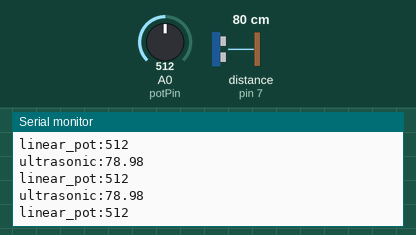
Simulated run of this sketch. Board: Arduino Uno, built with avr-gcc and run on an emulated ATmega328P. Parts: the last lines printed to the serial monitor. Wiring (inferred from the names in the program): ultrasonic range finder: trigger pin 7; echo pin 7. Inputs (shaded band) come from the test bench; at power-on: A0 (potPin) = 512, distance to the obstacle (sensor on pin 7) 80 cm. The echo pulse lasts 58.3 µs per cm.

Above: at 4.2 s.
4.3 s: A0 (potPin) set to 990
At 5.0 s:
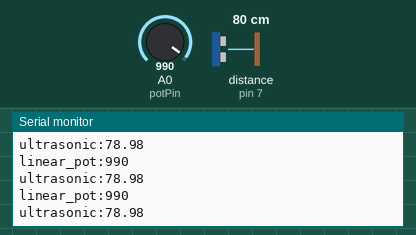
5.8 s: A0 (potPin) set to 1008
At 6.6 s:
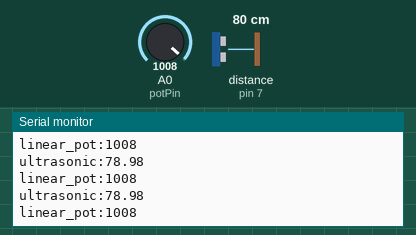
Timing chart, 0 to 8.8 s (numbered marks = the images above; inputs shaded):
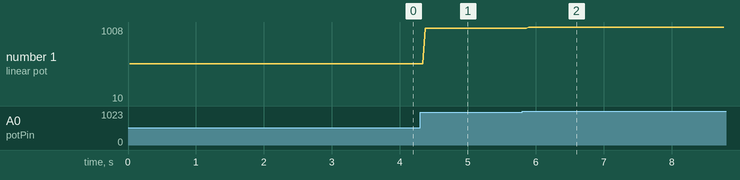

The sketch:

sketch_mar6a.ino
```cpp
const int sigPin = 7;
// Pin where the potentiometer is connected
const int potPin = A0;

// Variable to store the value
int potValue = 0;


long duration;
float distance;

void setup() {
  Serial.begin(9600);
}

void loop() {

  // Send trigger pulse
  pinMode(sigPin, OUTPUT);
  digitalWrite(sigPin, LOW);
  delayMicroseconds(2);

  digitalWrite(sigPin, HIGH);
  delayMicroseconds(10);
  digitalWrite(sigPin, LOW);

  // Read echo
  pinMode(sigPin, INPUT);
  duration = pulseIn(sigPin, HIGH);

  // Convert to distance in cm
  distance = duration * 0.034 / 2;

  Serial.print("ultrasonic");
  Serial.print(":");
  Serial.println(distance);

  potValue = analogRead(potPin);
  Serial.print("linear_pot");
  Serial.print(":");
  Serial.println(potValue);        // Send value to Serial Monitor

   // Read value from potentiometer


  delay(10);
}
```

Measured:
- the behaviour switches between 999 and 1000 on A0 (potPin) (found by bisection; images 1 and 2)
- after the input at 4.3 s, the serial monitor: prints a new line after 0.07 s (image 1)
- after the input at 5.8 s, the serial monitor: prints a new line after 0.09 s (image 2)
- plotted number 1: 512 → 990 after the input at 4.3 s, 990 → 10 after the input at 5.8 s
